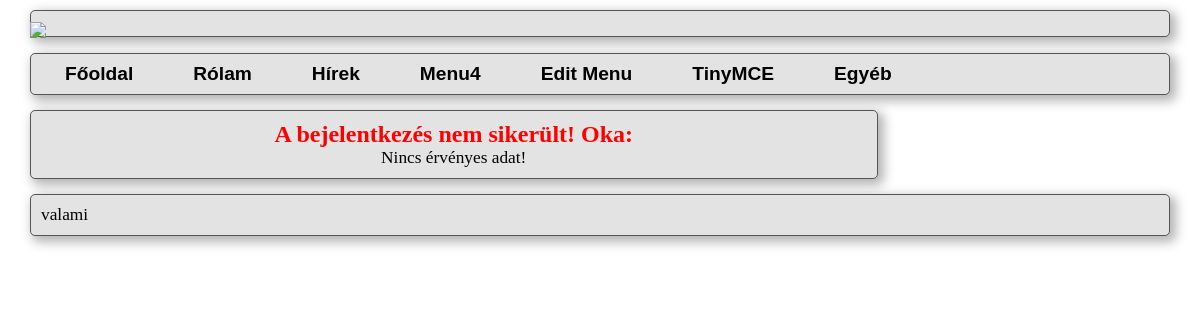
The page /brit/login.php on the database its author committed.
### tables this page shows
CREATE TABLE `brit_menu` (
  `menu_id` int(11) NOT NULL,
  `menu_title` varchar(20) NOT NULL,
  `menu_anchor` varchar(100) NOT NULL DEFAULT '#',
  `menu_parent_id` int(11) DEFAULT '0',
  `menu_sort` int(11) NOT NULL,
  `menu_admin` int(1) NOT NULL DEFAULT '0'
);

### brit/core/function/menu.php (the view, shortened to what this page needs)
<?php
function has_children($rows,$id) {
    foreach ($rows as $row) {
        if ($row['parent_id'] == $id)
            return true;
    }
    return false;
}
function build_menu($rows,$parent=0) {
    $result = "<ul>";
    foreach ($rows as $row) {
        if ($row['parent_id'] == $parent){
            $result.= '<li><a href="'.$row['anchor'].'">'.$row['title'].'</a>';
            if (has_children($rows,$row['id']))
                $result.= build_menu($rows,$row['id']);
            $result.= "</li>";
        }
    }
    $result.= "</ul>";
    return $result;
}
?>

### brit/css/style.css (style rules this page uses)
* { margin: 0; border: 0; padding: 0; }
a, a:link, a:visited { color: #428bca; text-decoration: none; }
body { -moz-hyphens: auto; -ms-hyphens: auto; -o-hyphens: auto; -webkit-hyphens: auto; hyphens: auto; background: transparent url("../img/alap.png") top left; background-repeat: no-repeat; background-attachment: fixed; overflow-y: scroll; color: #000; font-family: LinLibertine_R, 'Times New Roman', serif; font-size: 13pt; }
body { -moz-hyphens: auto; -ms-hyphens: auto; -o-hyphens: auto; -webkit-hyphens: auto; hyphens: auto; }

### brit/css/stdinput.css (style rules this page uses)
ul { list-style: none; }

### brit/css/menu.css (style rules this page uses)
nav ul { border-radius: 5px; list-style: none; position: relative; z-index: 1000; }
nav ul:after { content: ""; clear: both; display: block; }
nav ul li { float: left; cursor: pointer; }
nav ul li a { display: block; padding: 5px 30px; color: #000!important; text-decoration: none; font-family: 'LinLibertineR', 'LinLibertineR-ie', sans-serif; font-weight: bold; cursor: pointer; font-size: 1.2rem; }

### brit/css/news.css (style rules this page uses)
a, a:link, a:visited { color: #428bca; }

### rows shown on the page
brit_menu: menu_title "Főoldal"
brit_menu: menu_title "Rólam"
brit_menu: menu_title "Hírek"
brit_menu: menu_title "Menu4"
brit_menu: menu_title "Edit Menu"
brit_menu: menu_title "TinyMCE"
brit_menu: menu_title "Egyéb"

### other values the page prints
implode('</li><li class="errors pt-center">', $errors) "Nincs érvényes adat!"
